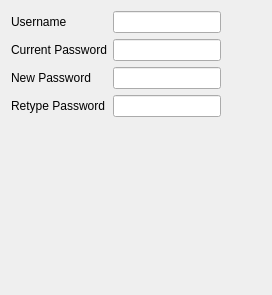
     <widget class="QWidget" name="_password">
      <attribute name="title">
       <string>Password</string>
      </attribute>
      <layout class="QVBoxLayout" name="verticalLayout">
       <item>
        <layout class="QHBoxLayout" name="horizontalLayout">
         <item>
          <layout class="QGridLayout" name="gridLayout_33">
           <item row="0" column="0">
            <widget class="QLabel" name="label">
             <property name="text">
              <string>Username</string>
             </property>
            </widget>
           </item>
           <item row="0" column="1">
            <widget class="XLineEdit" name="_username"/>
           </item>
           <item row="1" column="0">
            <widget class="QLabel" name="label_2">
             <property name="text">
              <string>Current Password</string>
             </property>
            </widget>
           </item>
           <item row="1" column="1">
            <widget class="XLineEdit" name="_currentpassword">
             <property name="echoMode">
              <enum>QLineEdit::Password</enum>
             </property>
            </widget>
           </item>
           <item row="2" column="0">
            <widget class="QLabel" name="label_4">
             <property name="text">
              <string>New Password</string>
             </property>
            </widget>
           </item>
           <item row="2" column="1">
            <widget class="XLineEdit" name="_newpassword">
             <property name="echoMode">
              <enum>QLineEdit::Password</enum>
             </property>
            </widget>
           </item>
           <item row="3" column="0">
            <widget class="QLabel" name="label_3">
             <property name="text">
              <string>Retype Password</string>
             </property>
            </widget>
           </item>
           <item row="3" column="1">
            <widget class="XLineEdit" name="_retypepassword">
             <property name="echoMode">
              <enum>QLineEdit::Password</enum>
             </property>
            </widget>
           </item>
          </layout>
         </item>
         <item>
          <spacer name="horizontalSpacer">
           <property name="orientation">
            <enum>Qt::Horizontal</enum>
           </property>
           <property name="sizeHint" stdset="0">
            <size>
             <width>40</width>
             <height>108</height>
            </size>
           </property>
          </spacer>
         </item>
        </layout>
       </item>
       <item>
        <spacer name="verticalSpacer">
         <property name="orientation">
          <enum>Qt::Vertical</enum>
         </property>
         <property name="sizeHint" stdset="0">
          <size>
           <width>198</width>
           <height>165</height>
          </size>
         </property>
        </spacer>
       </item>
      </layout>
     </widget>
